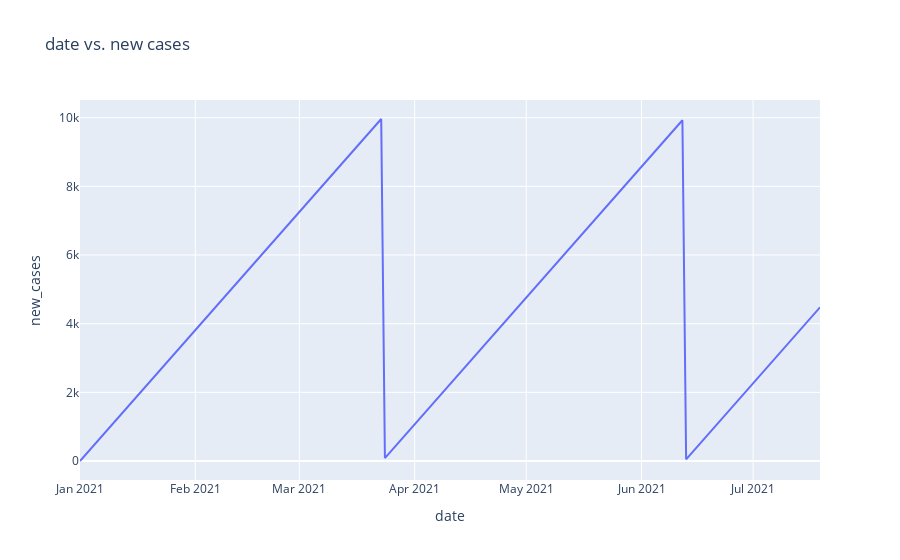
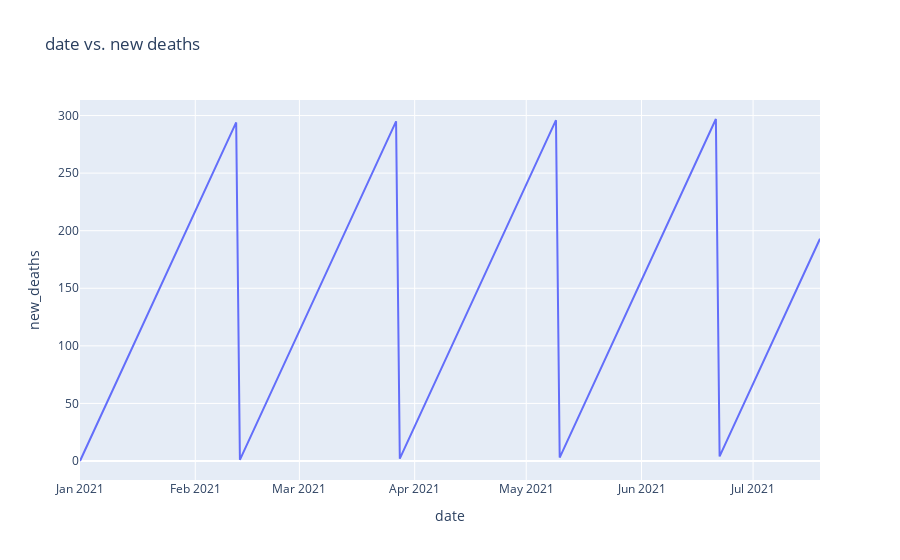
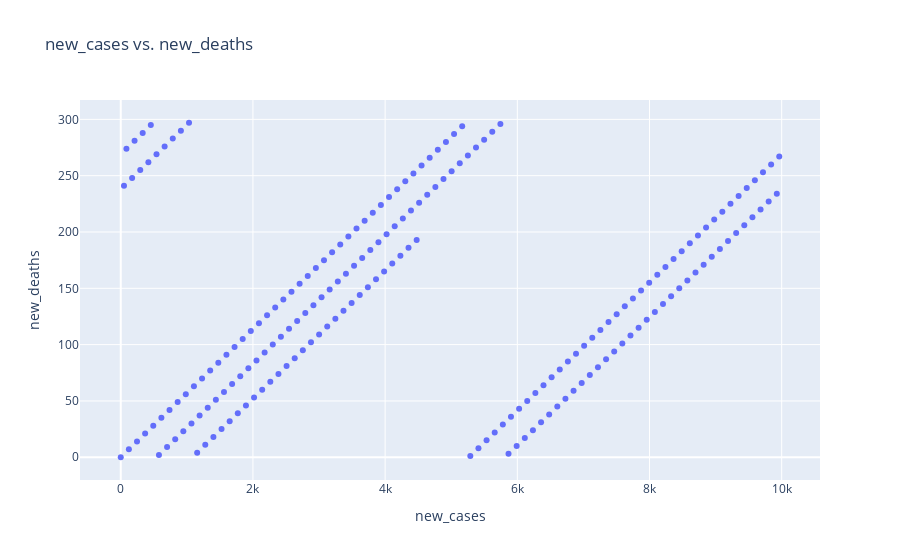
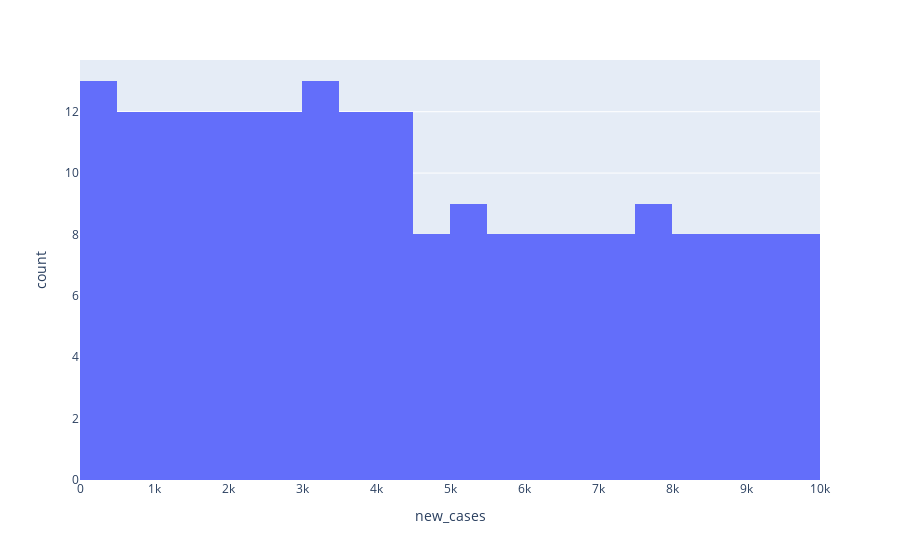

The notebook cell saved with these charts, in order:
### Code cell
import numpy as np
if not hasattr(np, 'bool8'):
    np.bool8 = np.bool_

# --- Step 2: Imports ---
import pandas as pd
import seaborn as sns
import plotly.express as px
import cufflinks as cf
from plotly.offline import iplot

# --- Step 3: Go offline for interactive plotting ---
cf.go_offline()
df = pd.read_csv("C:\\Users\dell\Downloads\\covid_india_data.csv")
print(df.head())
checknull=df.isnull().sum()
print(checknull)
print(df.dtypes)

print("Basic Information:")
print(df.info())
print("\nSummary Statistics:")
print(df.describe())

print("\nMaximum new cases reported in a single day:", df['new_cases'].max())
print("Average new cases per day:", df['new_cases'].mean())
print("Total deaths reported:", df['new_deaths'].sum())
#time trend graph
df['date']=pd.to_datetime(df['date'])
sns.lineplot(x='date', y='new_cases', data=df)
fig = px.line(df, x='date', y='new_cases', title='date vs. new cases')
fig.show()

sns.lineplot(x='date',y='new_deaths',data=df)
fig=px.line(df,x='date',y='new_deaths',title='date vs. new deaths')
fig.show()


sns.heatmap(df.select_dtypes(include=['number']).corr(), annot=True, cmap='coolwarm')



#realtionship graphs correlation between columns
sns.scatterplot(x='new_cases', y='new_deaths',color="orange", data=df)
fig = px.scatter(df, x='new_cases', y='new_deaths', title='new_cases vs. new_deaths')
fig.show()

#distribution graphs
sns.histplot(df['new_cases'], bins=5, kde=True)
fig=px.histogram(df,x='new_cases',nbins=30)
fig.show()

fig = px.pie(df, names=['new_cases', 'new_deaths'], values=[df['new_cases'].sum(), df['new_deaths'].sum()],
             title='Cases vs Deaths Distribution')
fig.show()

### Figure 1 — Plotly figure (JSON) as saved in the notebook; plotly's stock layout.template omitted (floating-point values rounded to 4 significant figures; data arrays with more than 128 entries replaced by an {"elided": "..."} marker saying what was removed)
{"data": [{"hovertemplate": "date=%{x}<br>new_cases=%{y}<extra></extra>", "legendgroup": "", "line": {"color": "#636efa", "dash": "solid"}, "mode": "lines", "name": "", "orientation": "v", "showlegend": false, "type": "scatter", "x": {"elided": "200 str values"}, "xaxis": "x", "y": {"elided": "200 int values"}, "yaxis": "y"}], "layout": {"legend": {"tracegroupgap": 0}, "title": {"text": "date vs. new cases"}, "xaxis": {"anchor": "y", "domain": [0, 1], "title": {"text": "date"}}, "yaxis": {"anchor": "x", "domain": [0, 1], "title": {"text": "new_cases"}}}}

### Figure 2 — Plotly figure (JSON) as saved in the notebook; plotly's stock layout.template omitted (floating-point values rounded to 4 significant figures; data arrays with more than 128 entries replaced by an {"elided": "..."} marker saying what was removed)
{"data": [{"hovertemplate": "date=%{x}<br>new_deaths=%{y}<extra></extra>", "legendgroup": "", "line": {"color": "#636efa", "dash": "solid"}, "mode": "lines", "name": "", "orientation": "v", "showlegend": false, "type": "scatter", "x": {"elided": "200 str values"}, "xaxis": "x", "y": {"elided": "200 int values"}, "yaxis": "y"}], "layout": {"legend": {"tracegroupgap": 0}, "title": {"text": "date vs. new deaths"}, "xaxis": {"anchor": "y", "domain": [0, 1], "title": {"text": "date"}}, "yaxis": {"anchor": "x", "domain": [0, 1], "title": {"text": "new_deaths"}}}}

### Figure 3 — Plotly figure (JSON) as saved in the notebook; plotly's stock layout.template omitted (floating-point values rounded to 4 significant figures; data arrays with more than 128 entries replaced by an {"elided": "..."} marker saying what was removed)
{"data": [{"hovertemplate": "new_cases=%{x}<br>new_deaths=%{y}<extra></extra>", "legendgroup": "", "marker": {"color": "#636efa", "symbol": "circle"}, "mode": "markers", "name": "", "orientation": "v", "showlegend": false, "type": "scatter", "x": {"elided": "200 int values"}, "xaxis": "x", "y": {"elided": "200 int values"}, "yaxis": "y"}], "layout": {"legend": {"tracegroupgap": 0}, "title": {"text": "new_cases vs. new_deaths"}, "xaxis": {"anchor": "y", "domain": [0, 1], "title": {"text": "new_cases"}}, "yaxis": {"anchor": "x", "domain": [0, 1], "title": {"text": "new_deaths"}}}}

### Figure 4 — Plotly figure (JSON) as saved in the notebook; plotly's stock layout.template omitted (floating-point values rounded to 4 significant figures; data arrays with more than 128 entries replaced by an {"elided": "..."} marker saying what was removed)
{"data": [{"alignmentgroup": "True", "bingroup": "x", "hovertemplate": "new_cases=%{x}<br>count=%{y}<extra></extra>", "legendgroup": "", "marker": {"color": "#636efa"}, "name": "", "nbinsx": 30, "offsetgroup": "", "orientation": "v", "showlegend": false, "type": "histogram", "x": {"elided": "200 int values"}, "xaxis": "x", "yaxis": "y"}], "layout": {"barmode": "relative", "legend": {"tracegroupgap": 0}, "margin": {"t": 60}, "xaxis": {"anchor": "y", "domain": [0, 1], "title": {"text": "new_cases"}}, "yaxis": {"anchor": "x", "domain": [0, 1], "title": {"text": "count"}}}}
